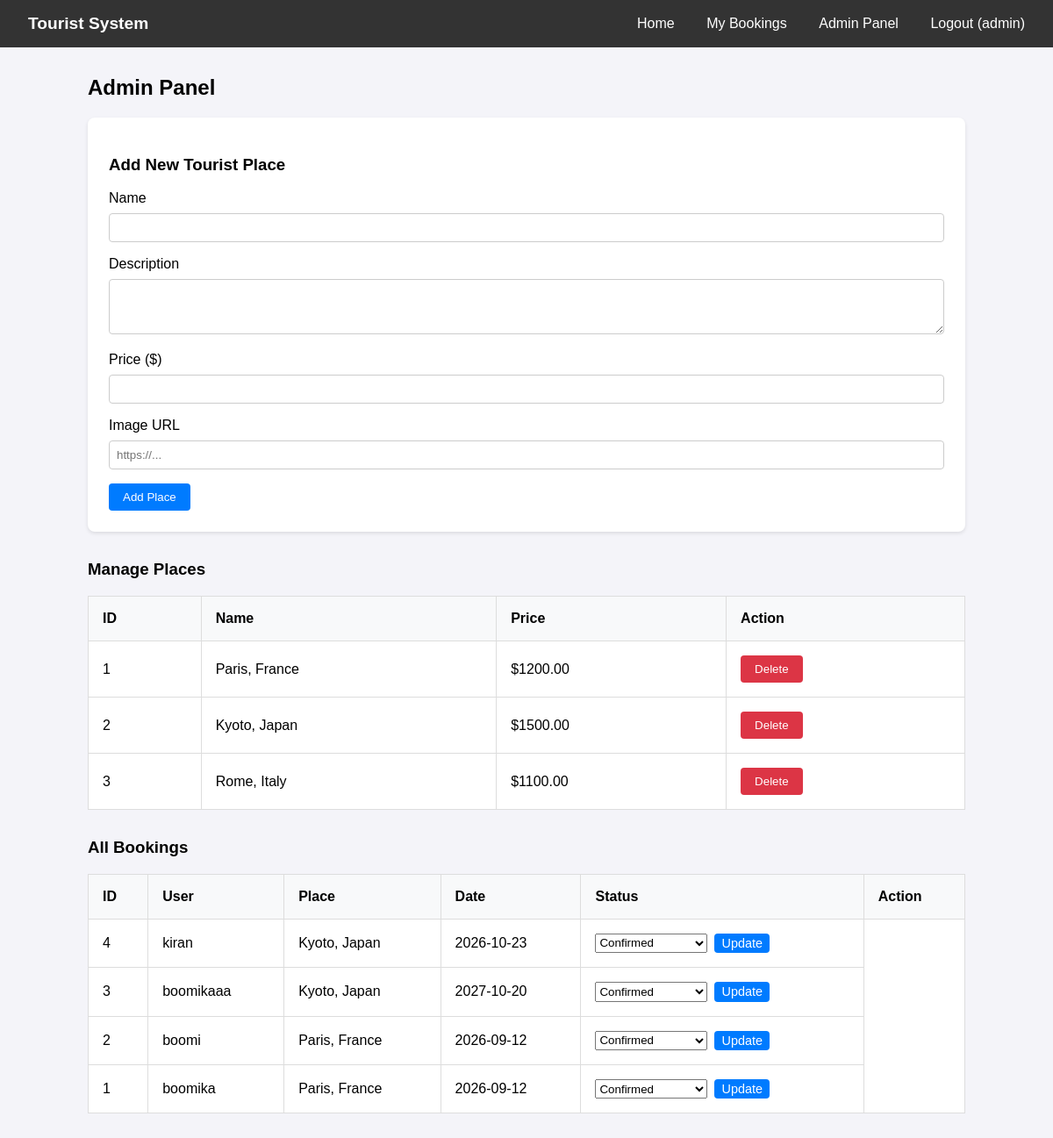
The page /admin (signed in) on the database its author committed.
### tables this page shows
CREATE TABLE places (
                id INTEGER PRIMARY KEY AUTOINCREMENT,
                name TEXT NOT NULL,
                description TEXT NOT NULL,
                price REAL NOT NULL,
                image_url TEXT
            );

CREATE TABLE bookings (
                id INTEGER PRIMARY KEY AUTOINCREMENT,
                user_id INTEGER,
                place_id INTEGER,
                booking_date TEXT,
                status TEXT DEFAULT 'Pending',
                FOREIGN KEY(user_id) REFERENCES users(id),
                FOREIGN KEY(place_id) REFERENCES places(id)
            );

CREATE TABLE users (
                id INTEGER PRIMARY KEY AUTOINCREMENT,
                username TEXT UNIQUE NOT NULL,
                password TEXT NOT NULL,
                is_admin INTEGER DEFAULT 0
            );

### app.py (the view, shortened to what this page needs)
@app.route('/admin', methods=['GET', 'POST'])
@admin_required
def admin():
    db = get_db()
    cursor = db.cursor()
    cursor.execute('SELECT * FROM places')
    places = cursor.fetchall()
    cursor.execute('''
        SELECT b.id, u.username, p.name, b.booking_date, b.status
        FROM bookings b
        JOIN users u ON b.user_id = u.id
        JOIN places p ON b.place_id = p.id
        ORDER BY b.id DESC
    ''')
    bookings = cursor.fetchall()
    return render_template('admin.html', places=places, bookings=bookings)

### app.py (called while the page is built)
def get_db():
    db = getattr(g, '_database', None)
    if db is None:
        db = g._database = sqlite3.connect(DATABASE)
        db.row_factory = sqlite3.Row
    return db

@app.teardown_appcontext
def close_connection(exception):
    db = getattr(g, '_database', None)
    if db is not None:
        db.close()

def admin_required(f):
    @wraps(f)
    def decorated_function(*args, **kwargs):
        if 'user_id' not in session or not session.get('is_admin'):
            flash('Admin access required.', 'danger')
            return redirect(url_for('index'))
        return f(*args, **kwargs)
    return decorated_function

### templates/admin.html (shortened to what this page needs)
{% extends 'layout.html' %}
{% block content %}
<h2>Admin Panel</h2>
<div style="margin-bottom: 2rem; background: white; padding: 1.5rem; border-radius: 8px; box-shadow: 0 2px 4px rgba(0,0,0,0.1);">
    <h3>Add New Tourist Place</h3>
    <form method="POST">
        <div class="form-group">
            <label>Name</label>
            <input type="text" name="name" required>
        </div>
        <div class="form-group">
            <label>Description</label>
            <textarea name="description" rows="3" required></textarea>
        </div>
        <div class="form-group">
            <label>Price ($)</label>
            <input type="number" step="0.01" name="price" required>
        </div>
        <div class="form-group">
            <label>Image URL</label>
            <input type="url" name="image_url" placeholder="https://...">
        </div>
        <button type="submit" class="btn">Add Place</button>
    </form>
</div>
<h3>Manage Places</h3>
<table>
    <thead>
        <tr>
            <th>ID</th>
            <th>Name</th>
            <th>Price</th>
            <th>Action</th>
        </tr>
    </thead>
    <tbody>
        {% for p in places %}
        <tr>
            <td>{{ p.id }}</td>
            <td>{{ p.name }}</td>
            <td>${{ "%.2f"|format(p.price) }}</td>
            <td>
                <form method="POST" style="display:inline;">
                    <button type="submit" class="btn btn-danger" onclick="return confirm('Are you sure?')">Delete</button>
                </form>
            </td>
        </tr>
        {% endfor %}
    </tbody>
</table>
<h3>All Bookings</h3>
<table>
    <thead>
        <tr>
            <th>ID</th>
            <th>User</th>
            <th>Place</th>
            <th>Date</th>
            <th>Status</th>
            <th>Action</th>
        </tr>
    </thead>
    <tbody>
        {% for b in bookings %}
        <tr>
            <td>{{ b.id }}</td>
            <td>{{ b.username }}</td>
            <td>{{ b.name }}</td>
            <td>{{ b.booking_date }}</td>
            <td>
                <form method="POST" style="display:flex; gap:0.5rem;">
                    <select name="status">
                        <option value="Confirmed" {% if b.status == 'Confirmed' %}selected{% endif %}>Confirmed</option>
                    </select>
                    <button type="submit" class="btn" style="padding: 0.2rem 0.5rem; font-size: 0.9rem;">Update</button>
                </form>
            </td>
        </tr>
        {% endfor %}
    </tbody>
</table>
{% endblock %}

### static/style.css (style rules this page uses)
body { font-family: Arial, sans-serif; margin: 0; padding: 0; background-color: #f4f4f9; }
.btn { display: inline-block; background: #007bff; color: white; padding: 0.5rem 1rem; text-decoration: none; border-radius: 4px; border: none; cursor: pointer; text-align: center; }
.btn-danger { background: #dc3545; }
.form-group { margin-bottom: 1rem; }
.form-group label { display: block; margin-bottom: 0.5rem; }
.form-group input, .form-group textarea, .form-group select { width: 100%; padding: 0.5rem; border: 1px solid #ccc; border-radius: 4px; box-sizing: border-box; }
table { width: 100%; border-collapse: collapse; background: white; margin-bottom: 2rem; }
table, th, td { border: 1px solid #ddd; }
th, td { padding: 1rem; text-align: left; }
th { background-color: #f8f9fa; }

### rows shown on the page
places: id "1", name "Paris, France", price "1200.00"
places: id "2", name "Kyoto, Japan", price "1500.00"
places: id "3", name "Rome, Italy", price "1100.00"
bookings: id "4", username "kiran", name "Kyoto, Japan", booking_date "2026-10-23", status "Confirmed"
bookings: id "3", username "boomikaaa", name "Kyoto, Japan", booking_date "2027-10-20", status "Confirmed"
bookings: id "2", username "boomi", name "Paris, France", booking_date "2026-09-12", status "Confirmed"
bookings: id "1", username "boomika", name "Paris, France", booking_date "2026-09-12", status "Confirmed"

### other values the page prints
{{ session.username }} "admin"
